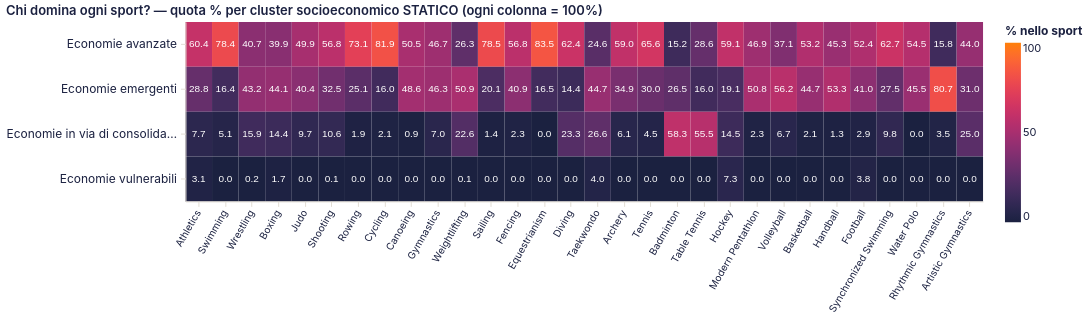

Specify this chart in Vega-Lite:
### Vega-Lite specification from a JSON file in a GitHub repository (floating-point values rounded to 4 significant figures)
{"$schema": "https://vega.github.io/schema/vega-lite/v5.20.1.json", "config": {"arc": {"fill": "#1b2140"}, "area": {"fill": "#1b2140", "fillOpacity": 0.15, "line": true}, "axis": {"domainColor": "#e2ddd4", "grid": true, "gridColor": "#e2ddd4", "gridWidth": 0.6, "labelAngle": 0, "labelColor": "#1b2140", "labelFont": "Inter, system-ui, -apple-system, BlinkMacSystemFont, 'Segoe UI', Roboto, sans-serif", "labelFontSize": 12, "labelFontWeight": 400, "labelPadding": 4, "tickColor": "#e2ddd4", "tickSize": 5, "titleColor": "#1b2140", "titleFont": "Inter, system-ui, -apple-system, BlinkMacSystemFont, 'Segoe UI', Roboto, sans-serif", "titleFontSize": 12, "titleFontWeight": 600}, "axisBand": {"grid": false}, "background": "transparent", "bar": {"fill": "#1b2140"}, "legend": {"labelColor": "#1b2140", "labelFont": "Inter, system-ui, -apple-system, BlinkMacSystemFont, 'Segoe UI', Roboto, sans-serif", "labelFontSize": 11, "padding": 4, "symbolType": "circle", "titleColor": "#1b2140", "titleFont": "Inter, system-ui, -apple-system, BlinkMacSystemFont, 'Segoe UI', Roboto, sans-serif", "titleFontSize": 12}, "line": {"stroke": "#1b2140", "strokeWidth": 2}, "mark": {"color": "#1b2140"}, "path": {"stroke": "#1b2140"}, "point": {"fill": "#1b2140", "filled": true}, "range": {"category": ["#1b2140", "#ff8009", "#9a0641", "#ffe34a", "#e7b6af", "#0088b0", "#e03830"]}, "rect": {"fill": "#1b2140"}, "shape": {"stroke": "#1b2140"}, "symbol": {"fill": "#1b2140"}, "title": {"anchor": "start", "color": "#1b2140", "font": "Inter, system-ui, -apple-system, BlinkMacSystemFont, 'Segoe UI', Roboto, sans-serif", "fontSize": 13, "fontWeight": 600, "subtitleColor": "#1b2140", "subtitleFont": "Inter, system-ui, -apple-system, BlinkMacSystemFont, 'Segoe UI', Roboto, sans-serif"}, "view": {"continuousHeight": 300, "continuousWidth": 400, "fill": null, "stroke": null}}, "data": {"name": "data-d4f77821b7f784e88cecb1214688228e"}, "datasets": {"data-d4f77821b7f784e88cecb1214688228e": [{"cluster_label": "Economie avanzate", "pct_dello_sport": 58.96, "sport": "Archery"}, {"cluster_label": "Economie emergenti", "pct_dello_sport": 34.91, "sport": "Archery"}, {"cluster_label": "Economie in via di consolidamento", "pct_dello_sport": 6.132, "sport": "Archery"}, {"cluster_label": "Economie vulnerabili", "pct_dello_sport": 0.0, "sport": "Archery"}, {"cluster_label": "Economie avanzate", "pct_dello_sport": 44.05, "sport": "Artistic Gymnastics"}, {"cluster_label": "Economie emergenti", "pct_dello_sport": 30.95, "sport": "Artistic Gymnastics"}, {"cluster_label": "Economie in via di consolidamento", "pct_dello_sport": 25.0, "sport": "Artistic Gymnastics"}, {"cluster_label": "Economie vulnerabili", "pct_dello_sport": 0.0, "sport": "Artistic Gymnastics"}, {"cluster_label": "Economie avanzate", "pct_dello_sport": 60.36, "sport": "Athletics"}, {"cluster_label": "Economie emergenti", "pct_dello_sport": 28.82, "sport": "Athletics"}, {"cluster_label": "Economie in via di consolidamento", "pct_dello_sport": 7.744, "sport": "Athletics"}, {"cluster_label": "Economie vulnerabili", "pct_dello_sport": 3.078, "sport": "Athletics"}, {"cluster_label": "Economie avanzate", "pct_dello_sport": 15.15, "sport": "Badminton"}, {"cluster_label": "Economie emergenti", "pct_dello_sport": 26.52, "sport": "Badminton"}, {"cluster_label": "Economie in via di consolidamento", "pct_dello_sport": 58.33, "sport": "Badminton"}, {"cluster_label": "Economie vulnerabili", "pct_dello_sport": 0.0, "sport": "Badminton"}, {"cluster_label": "Economie avanzate", "pct_dello_sport": 53.19, "sport": "Basketball"}, {"cluster_label": "Economie emergenti", "pct_dello_sport": 44.68, "sport": "Basketball"}, {"cluster_label": "Economie in via di consolidamento", "pct_dello_sport": 2.128, "sport": "Basketball"}, {"cluster_label": "Economie vulnerabili", "pct_dello_sport": 0.0, "sport": "Basketball"}, {"cluster_label": "Economie avanzate", "pct_dello_sport": 39.88, "sport": "Boxing"}, {"cluster_label": "Economie emergenti", "pct_dello_sport": 44.07, "sport": "Boxing"}, {"cluster_label": "Economie in via di consolidamento", "pct_dello_sport": 14.36, "sport": "Boxing"}, {"cluster_label": "Economie vulnerabili", "pct_dello_sport": 1.695, "sport": "Boxing"}, {"cluster_label": "Economie avanzate", "pct_dello_sport": 50.47, "sport": "Canoeing"}, {"cluster_label": "Economie emergenti", "pct_dello_sport": 48.58, "sport": "Canoeing"}, {"cluster_label": "Economie in via di consolidamento", "pct_dello_sport": 0.9494, "sport": "Canoeing"}, {"cluster_label": "Economie vulnerabili", "pct_dello_sport": 0.0, "sport": "Canoeing"}, {"cluster_label": "Economie avanzate", "pct_dello_sport": 81.89, "sport": "Cycling"}, {"cluster_label": "Economie emergenti", "pct_dello_sport": 16.02, "sport": "Cycling"}, {"cluster_label": "Economie in via di consolidamento", "pct_dello_sport": 2.089, "sport": "Cycling"}, {"cluster_label": "Economie vulnerabili", "pct_dello_sport": 0.0, "sport": "Cycling"}, {"cluster_label": "Economie avanzate", "pct_dello_sport": 62.38, "sport": "Diving"}, {"cluster_label": "Economie emergenti", "pct_dello_sport": 14.36, "sport": "Diving"}, {"cluster_label": "Economie in via di consolidamento", "pct_dello_sport": 23.27, "sport": "Diving"}, {"cluster_label": "Economie vulnerabili", "pct_dello_sport": 0.0, "sport": "Diving"}, {"cluster_label": "Economie avanzate", "pct_dello_sport": 83.49, "sport": "Equestrianism"}, {"cluster_label": "Economie emergenti", "pct_dello_sport": 16.51, "sport": "Equestrianism"}, {"cluster_label": "Economie in via di consolidamento", "pct_dello_sport": 0.0, "sport": "Equestrianism"}, {"cluster_label": "Economie vulnerabili", "pct_dello_sport": 0.0, "sport": "Equestrianism"}, {"cluster_label": "Economie avanzate", "pct_dello_sport": 56.77, "sport": "Fencing"}, {"cluster_label": "Economie emergenti", "pct_dello_sport": 40.88, "sport": "Fencing"}, {"cluster_label": "Economie in via di consolidamento", "pct_dello_sport": 2.348, "sport": "Fencing"}, {"cluster_label": "Economie vulnerabili", "pct_dello_sport": 0.0, "sport": "Fencing"}, {"cluster_label": "Economie avanzate", "pct_dello_sport": 52.38, "sport": "Football"}, {"cluster_label": "Economie emergenti", "pct_dello_sport": 40.95, "sport": "Football"}, {"cluster_label": "Economie in via di consolidamento", "pct_dello_sport": 2.857, "sport": "Football"}, {"cluster_label": "Economie vulnerabili", "pct_dello_sport": 3.81, "sport": "Football"}, {"cluster_label": "Economie avanzate", "pct_dello_sport": 46.68, "sport": "Gymnastics"}, {"cluster_label": "Economie emergenti", "pct_dello_sport": 46.34, "sport": "Gymnastics"}, {"cluster_label": "Economie in via di consolidamento", "pct_dello_sport": 6.974, "sport": "Gymnastics"}, {"cluster_label": "Economie vulnerabili", "pct_dello_sport": 0.0, "sport": "Gymnastics"}, {"cluster_label": "Economie avanzate", "pct_dello_sport": 45.33, "sport": "Handball"}, {"cluster_label": "Economie emergenti", "pct_dello_sport": 53.33, "sport": "Handball"}, {"cluster_label": "Economie in via di consolidamento", "pct_dello_sport": 1.333, "sport": "Handball"}, {"cluster_label": "Economie vulnerabili", "pct_dello_sport": 0.0, "sport": "Handball"}, {"cluster_label": "Economie avanzate", "pct_dello_sport": 59.09, "sport": "Hockey"}, {"cluster_label": "Economie emergenti", "pct_dello_sport": 19.09, "sport": "Hockey"}, {"cluster_label": "Economie in via di consolidamento", "pct_dello_sport": 14.55, "sport": "Hockey"}, {"cluster_label": "Economie vulnerabili", "pct_dello_sport": 7.273, "sport": "Hockey"}, {"cluster_label": "Economie avanzate", "pct_dello_sport": 49.92, "sport": "Judo"}, {"cluster_label": "Economie emergenti", "pct_dello_sport": 40.38, "sport": "Judo"}, {"cluster_label": "Economie in via di consolidamento", "pct_dello_sport": 9.703, "sport": "Judo"}, {"cluster_label": "Economie vulnerabili", "pct_dello_sport": 0.0, "sport": "Judo"}, {"cluster_label": "Economie avanzate", "pct_dello_sport": 46.92, "sport": "Modern Pentathlon"}, {"cluster_label": "Economie emergenti", "pct_dello_sport": 50.77, "sport": "Modern Pentathlon"}, {"cluster_label": "Economie in via di consolidamento", "pct_dello_sport": 2.308, "sport": "Modern Pentathlon"}, {"cluster_label": "Economie vulnerabili", "pct_dello_sport": 0.0, "sport": "Modern Pentathlon"}, {"cluster_label": "Economie avanzate", "pct_dello_sport": 15.79, "sport": "Rhythmic Gymnastics"}, {"cluster_label": "Economie emergenti", "pct_dello_sport": 80.7, "sport": "Rhythmic Gymnastics"}, {"cluster_label": "Economie in via di consolidamento", "pct_dello_sport": 3.509, "sport": "Rhythmic Gymnastics"}, {"cluster_label": "Economie vulnerabili", "pct_dello_sport": 0.0, "sport": "Rhythmic Gymnastics"}, {"cluster_label": "Economie avanzate", "pct_dello_sport": 73.07, "sport": "Rowing"}, {"cluster_label": "Economie emergenti", "pct_dello_sport": 25.06, "sport": "Rowing"}, {"cluster_label": "Economie in via di consolidamento", "pct_dello_sport": 1.87, "sport": "Rowing"}, {"cluster_label": "Economie vulnerabili", "pct_dello_sport": 0.0, "sport": "Rowing"}, {"cluster_label": "Economie avanzate", "pct_dello_sport": 78.53, "sport": "Sailing"}, {"cluster_label": "Economie emergenti", "pct_dello_sport": 20.07, "sport": "Sailing"}, {"cluster_label": "Economie in via di consolidamento", "pct_dello_sport": 1.396, "sport": "Sailing"}, {"cluster_label": "Economie vulnerabili", "pct_dello_sport": 0.0, "sport": "Sailing"}, {"cluster_label": "Economie avanzate", "pct_dello_sport": 56.76, "sport": "Shooting"}, {"cluster_label": "Economie emergenti", "pct_dello_sport": 32.48, "sport": "Shooting"}, {"cluster_label": "Economie in via di consolidamento", "pct_dello_sport": 10.64, "sport": "Shooting"}, {"cluster_label": "Economie vulnerabili", "pct_dello_sport": 0.1109, "sport": "Shooting"}, {"cluster_label": "Economie avanzate", "pct_dello_sport": 78.41, "sport": "Swimming"}, {"cluster_label": "Economie emergenti", "pct_dello_sport": 16.44, "sport": "Swimming"}, {"cluster_label": "Economie in via di consolidamento", "pct_dello_sport": 5.145, "sport": "Swimming"}, {"cluster_label": "Economie vulnerabili", "pct_dello_sport": 0.0, "sport": "Swimming"}, {"cluster_label": "Economie avanzate", "pct_dello_sport": 62.75, "sport": "Synchronized Swimming"}, {"cluster_label": "Economie emergenti", "pct_dello_sport": 27.45, "sport": "Synchronized Swimming"}, {"cluster_label": "Economie in via di consolidamento", "pct_dello_sport": 9.804, "sport": "Synchronized Swimming"}, {"cluster_label": "Economie vulnerabili", "pct_dello_sport": 0.0, "sport": "Synchronized Swimming"}, {"cluster_label": "Economie avanzate", "pct_dello_sport": 28.57, "sport": "Table Tennis"}, {"cluster_label": "Economie emergenti", "pct_dello_sport": 15.97, "sport": "Table Tennis"}, {"cluster_label": "Economie in via di consolidamento", "pct_dello_sport": 55.46, "sport": "Table Tennis"}, {"cluster_label": "Economie vulnerabili", "pct_dello_sport": 0.0, "sport": "Table Tennis"}, {"cluster_label": "Economie avanzate", "pct_dello_sport": 24.62, "sport": "Taekwondo"}, {"cluster_label": "Economie emergenti", "pct_dello_sport": 44.72, "sport": "Taekwondo"}, {"cluster_label": "Economie in via di consolidamento", "pct_dello_sport": 26.63, "sport": "Taekwondo"}, {"cluster_label": "Economie vulnerabili", "pct_dello_sport": 4.02, "sport": "Taekwondo"}, {"cluster_label": "Economie avanzate", "pct_dello_sport": 65.59, "sport": "Tennis"}, {"cluster_label": "Economie emergenti", "pct_dello_sport": 29.96, "sport": "Tennis"}, {"cluster_label": "Economie in via di consolidamento", "pct_dello_sport": 4.453, "sport": "Tennis"}, {"cluster_label": "Economie vulnerabili", "pct_dello_sport": 0.0, "sport": "Tennis"}, {"cluster_label": "Economie avanzate", "pct_dello_sport": 37.08, "sport": "Volleyball"}, {"cluster_label": "Economie emergenti", "pct_dello_sport": 56.18, "sport": "Volleyball"}, {"cluster_label": "Economie in via di consolidamento", "pct_dello_sport": 6.742, "sport": "Volleyball"}, {"cluster_label": "Economie vulnerabili", "pct_dello_sport": 0.0, "sport": "Volleyball"}, {"cluster_label": "Economie avanzate", "pct_dello_sport": 54.46, "sport": "Water Polo"}, {"cluster_label": "Economie emergenti", "pct_dello_sport": 45.54, "sport": "Water Polo"}, {"cluster_label": "Economie in via di consolidamento", "pct_dello_sport": 0.0, "sport": "Water Polo"}, {"cluster_label": "Economie vulnerabili", "pct_dello_sport": 0.0, "sport": "Water Polo"}, {"cluster_label": "Economie avanzate", "pct_dello_sport": 26.35, "sport": "Weightlifting"}, {"cluster_label": "Economie emergenti", "pct_dello_sport": 50.9, "sport": "Weightlifting"}, {"cluster_label": "Economie in via di consolidamento", "pct_dello_sport": 22.6, "sport": "Weightlifting"}, {"cluster_label": "Economie vulnerabili", "pct_dello_sport": 0.1497, "sport": "Weightlifting"}, {"cluster_label": "Economie avanzate", "pct_dello_sport": 40.74, "sport": "Wrestling"}, {"cluster_label": "Economie emergenti", "pct_dello_sport": 43.19, "sport": "Wrestling"}, {"cluster_label": "Economie in via di consolidamento", "pct_dello_sport": 15.86, "sport": "Wrestling"}, {"cluster_label": "Economie vulnerabili", "pct_dello_sport": 0.2163, "sport": "Wrestling"}]}, "height": 180, "layer": [{"encoding": {"color": {"field": "pct_dello_sport", "scale": {"domain": [0, 100], "range": ["#1b2140", "#ff8009"]}, "title": "% nello sport", "type": "quantitative"}, "tooltip": [{"field": "cluster_label", "title": "Cluster", "type": "nominal"}, {"field": "sport", "title": "Sport", "type": "nominal"}, {"field": "pct_dello_sport", "format": ".1f", "title": "% medaglie nello sport", "type": "quantitative"}], "x": {"axis": {"labelAngle": -60, "labelFontSize": 10}, "field": "sport", "sort": ["Athletics", "Swimming", "Wrestling", "Boxing", "Judo", "Shooting", "Rowing", "Cycling", "Canoeing", "Gymnastics", "Weightlifting", "Sailing", "Fencing", "Equestrianism", "Diving", "Taekwondo", "Archery", "Tennis", "Badminton", "Table Tennis", "Hockey", "Modern Pentathlon", "Volleyball", "Basketball", "Handball", "Football", "Synchronized Swimming", "Water Polo", "Rhythmic Gymnastics", "Artistic Gymnastics"], "title": null, "type": "nominal"}, "y": {"field": "cluster_label", "sort": ["Economie avanzate", "Economie emergenti", "Economie in via di consolidamento", "Economie vulnerabili"], "title": null, "type": "nominal"}}, "mark": {"type": "rect"}, "name": "view_42"}, {"encoding": {"color": {"condition": {"test": "(datum.pct_dello_sport > 50)", "value": "white"}, "value": "white"}, "text": {"field": "pct_dello_sport", "format": ".1f", "type": "quantitative"}, "x": {"axis": {"labelAngle": -60, "labelFontSize": 10}, "field": "sport", "sort": ["Athletics", "Swimming", "Wrestling", "Boxing", "Judo", "Shooting", "Rowing", "Cycling", "Canoeing", "Gymnastics", "Weightlifting", "Sailing", "Fencing", "Equestrianism", "Diving", "Taekwondo", "Archery", "Tennis", "Badminton", "Table Tennis", "Hockey", "Modern Pentathlon", "Volleyball", "Basketball", "Handball", "Football", "Synchronized Swimming", "Water Polo", "Rhythmic Gymnastics", "Artistic Gymnastics"], "title": null, "type": "nominal"}, "y": {"field": "cluster_label", "sort": ["Economie avanzate", "Economie emergenti", "Economie in via di consolidamento", "Economie vulnerabili"], "title": null, "type": "nominal"}}, "mark": {"baseline": "middle", "fontSize": 10, "type": "text"}}], "params": [{"bind": "scales", "name": "param_16", "select": {"encodings": ["x", "y"], "type": "interval"}, "views": ["view_42"]}], "title": "Chi domina ogni sport? — quota % per cluster socioeconomico STATICO (ogni colonna = 100%)", "width": 800}
